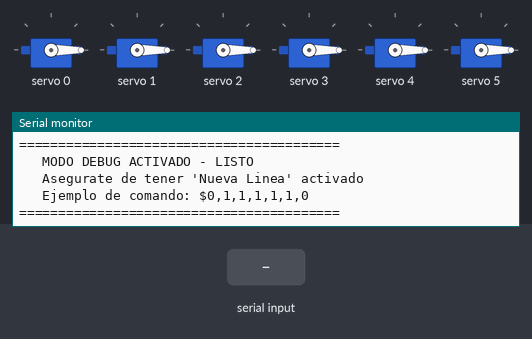
This sketch was run on a simulated Arduino Mega 2560, built with avr-gcc and run on an emulated ATmega2560. Parts: 6 × servo, the last lines printed to the serial monitor. The test bench sets the inputs (shaded band).

Above: at 1.2 s.
1.3 s: "$\n" received over Serial
At 2.2 s:
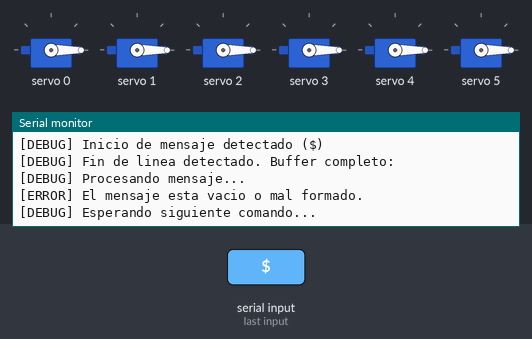
2.8 s: "1\n" received over Serial
At 4.0 s:
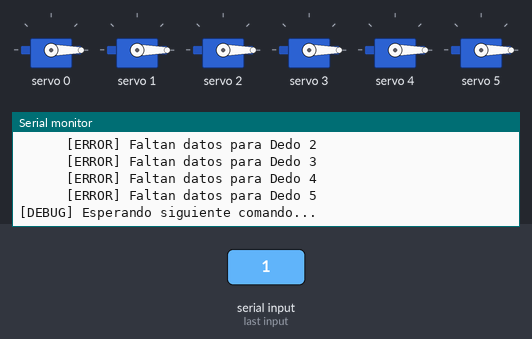
Timing chart, 0 to 5.8 s (numbered marks = the images above; inputs shaded):
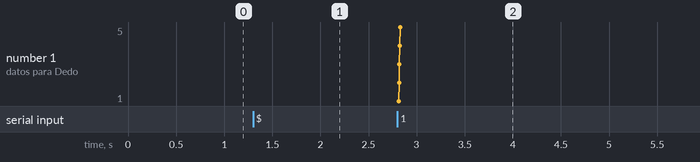

Measured:
- after the input at 1.3 s, the serial monitor: prints a new line at once (image 1)
- after the input at 2.8 s, the serial monitor: prints a new line at once (image 2)

The sketch:

Mega_serial_monitor_test.ino
```cpp
#include <Wire.h>
#include <Adafruit_PWMServoDriver.h>

Adafruit_PWMServoDriver pwm = Adafruit_PWMServoDriver();

// --- CALIBRAÇÃO ---
#define SERVOMIN  100
#define SERVOMAX  450

int PULSO_ABERTO;
int PULSO_FECHADO;

// --- PINOS PCA ---
#define PORTA_COTOVELO 0
#define PORTA_DEDO1    1
#define PORTA_DEDO2    2
#define PORTA_DEDO3    3
#define PORTA_DEDO4    4
#define PORTA_DEDO5    5

// --- COMMS ---
char g_bufferPC[100];
bool g_mensagemPronta = false;
int g_bufferIndex = 0;

void setup() {
  // Inicializamos Serial a 115200 (Asegúrate que el monitor esté igual)
  Serial.begin(115200);
  Serial3.begin(9600);

  pwm.begin();
  pwm.setPWMFreq(50);
  Wire.setClock(400000);

  PULSO_ABERTO = map(0, 0, 180, SERVOMIN, SERVOMAX);
  PULSO_FECHADO  = map(180, 0, 180, SERVOMIN, SERVOMAX);

  delay(10);
  moverTodos(0); // Posición inicial

  Serial.println("=========================================");
  Serial.println("   MODO DEBUG ACTIVADO - LISTO");
  Serial.println("   Asegurate de tener 'Nueva Linea' activado");
  Serial.println("   Ejemplo de comando: $0,1,1,1,1,1,0");
  Serial.println("=========================================");
}

void loop() {
  while (Serial.available() > 0 && !g_mensagemPronta) {
    char inChar = Serial.read();

    // DEBUG: Ver si llega algo (descomenta si no ves absolutamente nada)
    // Serial.print(inChar);

    if (inChar == '$') {
      g_bufferIndex = 0;
      Serial.println("\n[DEBUG] Inicio de mensaje detectado ($)");
    }
    else if (inChar == '\n') {
      g_bufferPC[g_bufferIndex] = '\0';
      g_mensagemPronta = true;
      Serial.print("[DEBUG] Fin de linea detectado. Buffer completo: ");
      Serial.println(g_bufferPC);
    }
    else if (g_bufferIndex < 99) {
      g_bufferPC[g_bufferIndex] = inChar;
      g_bufferIndex++;
    }
  }

  if (g_mensagemPronta) {
    Serial.println("[DEBUG] Procesando mensaje...");
    processarMensagemRapida();
    g_mensagemPronta = false;
    g_bufferIndex = 0;
    Serial.println("[DEBUG] Esperando siguiente comando...\n");
  }
}

void processarMensagemRapida() {
  // 1. Stepper (Uno)
  // Nota: strtok destruye el buffer original cortándolo en pedazos
  char* token = strtok(g_bufferPC, ",");

  if (token == NULL) {
    Serial.println("[ERROR] El mensaje esta vacio o mal formado.");
    return;
  }

  Serial.print("   -> Stepper (Serial3): ");
  Serial.println(token[0]);
  Serial3.write(token[0]);

  // 2. Servos PCA
  Serial.println("   -> Moviendo Servos:");
  moverRapido(PORTA_COTOVELO, "Codo");
  moverRapido(PORTA_DEDO1, "Dedo 1");
  moverRapido(PORTA_DEDO2, "Dedo 2");
  moverRapido(PORTA_DEDO3, "Dedo 3");
  moverRapido(PORTA_DEDO4, "Dedo 4");
  moverRapido(PORTA_DEDO5, "Dedo 5");
}

// He añadido el nombre para el debug
void moverRapido(int porta, String nombreServo) {
  char* token = strtok(NULL, ",");
  if (token != NULL) {
    int pulso = (token[0] == '1') ? PULSO_FECHADO : PULSO_ABERTO;

    // DEBUG DETALLADO
    Serial.print("      ");
    Serial.print(nombreServo);
    Serial.print(" [Pin ");
    Serial.print(porta);
    Serial.print("] Valor: ");
    Serial.print(token[0]);
    Serial.print(" -> PWM: ");
    Serial.println(pulso);

    pwm.setPWM(porta, 0, pulso);
  } else {
    Serial.print("      [ERROR] Faltan datos para ");
    Serial.println(nombreServo);
  }
}

void moverTodos(int ang) {
  int pulso = map(ang, 0, 180, SERVOMIN, SERVOMAX);
  for (int i = 0; i <= 5; i++) {
    pwm.setPWM(i, 0, pulso);
  }
}
```
